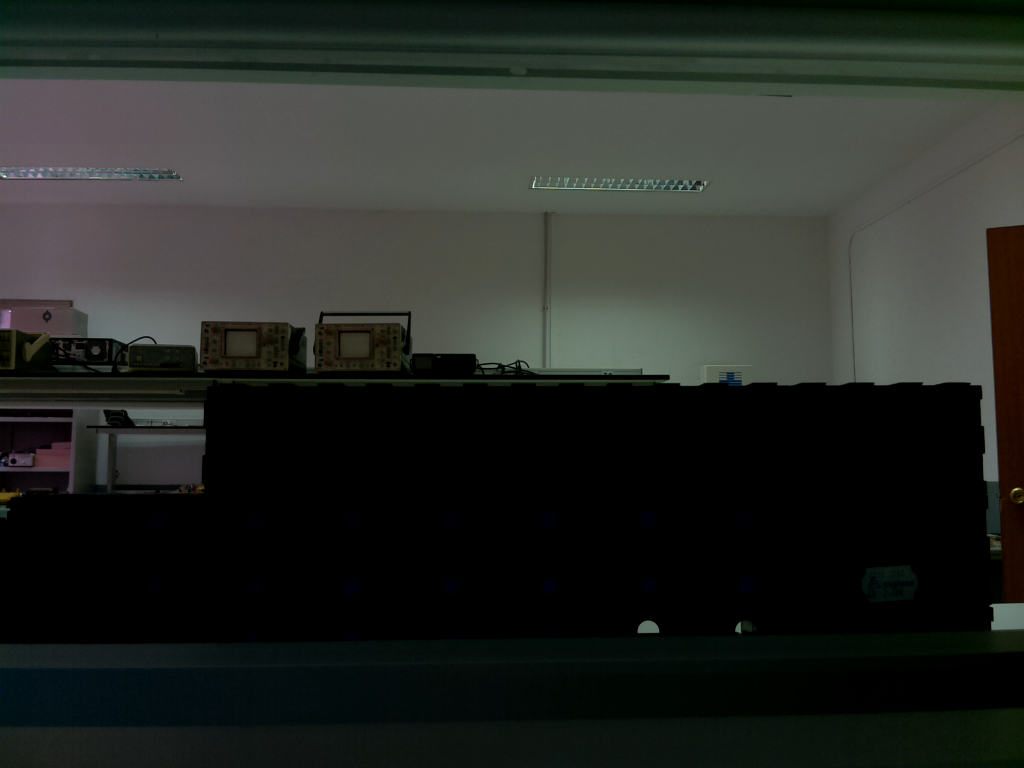
#> input picture test.bmp, 1024 x 768 px, given in place of test.bmp.bmp, which was not available
$ python pintar.py
#> lines starting #> are read from the running program, lines starting #| are printed output that depends on the picture; pictures that were not available may be replaced by others from this repository, and a replacement may not be noted
#!/usr/bin/env python
# -*- coding: utf-8 -*-
from __future__ import print_function
#import os
from PIL import Image
from PIL import ImageFont, ImageDraw
from vectores import *

#abrimos la imagen con identificador im
nombre_img = raw_input('Introduce el nombre del archivo bmp sin la extensión: ')
#> the answer given: test.bmp
im = Image.open(nombre_img +".bmp")
#> im is the input picture: PIL image 1024x768 RGB; mean R, G, B 36.9, 40.2, 36.1
#veamos su información
print(im.format, im.size, im.mode)
#| BMP (1024, 768) RGB
#check para ver que está en bmp
while im.format != 'BMP':
    im = Image.open(raw_input('La imagen debe estar en formato BMP. Inténtalo de nuevo: '))
    print(im.format, im.size, im.mode)

#guardamos ancho y alto en píxeles.
ancho = im.width
#> ancho = 1024
alto = im.height
#> alto = 768
#establecer los rangos en x e y para el recuadro a cortar.
left = ancho/4
#> left = 256
top = alto/4
#> top = 192
right = 3 * ancho/4
#> right = 768
bottom = 3 * alto/4
#> bottom = 576
recorte = im.crop((left, top, right, bottom))
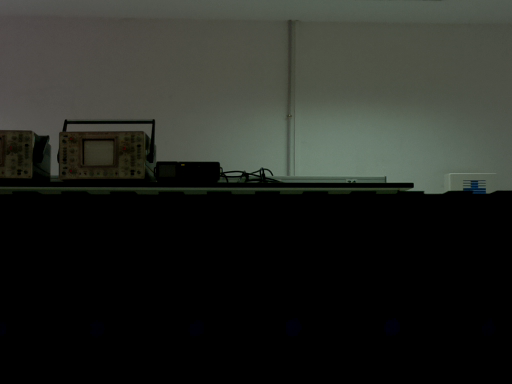
#> recorte: PIL image 512x384 RGB; mean R, G, B 37.1, 39.2, 34.3
draw = ImageDraw.Draw(recorte)
font = ImageFont.truetype("./sans_seriff.ttf", 50);
draw.text((0, 0),"Máximo de temperatura",(255,255,255),font=font)
recorte.show()
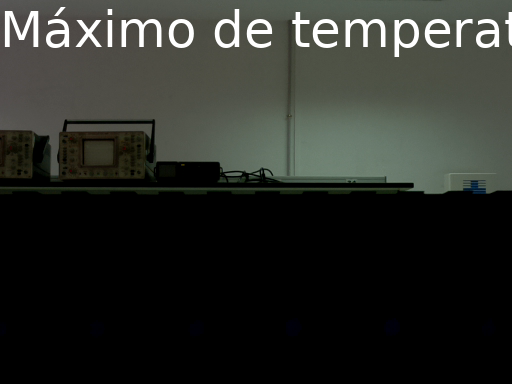
#> shown: PIL image 512x384 RGB; mean R, G, B 41.9, 44.1, 39.4
coords = (0,0, 100,100)
grosor = 10
rect = ImageDraw.Draw(im)
for i in range(grosor):
    rect.rectangle(coords, outline = "blue")
    coords = (coords[0]+1,coords[1]+1, coords[2]+1,coords[3]+1)

im.show()
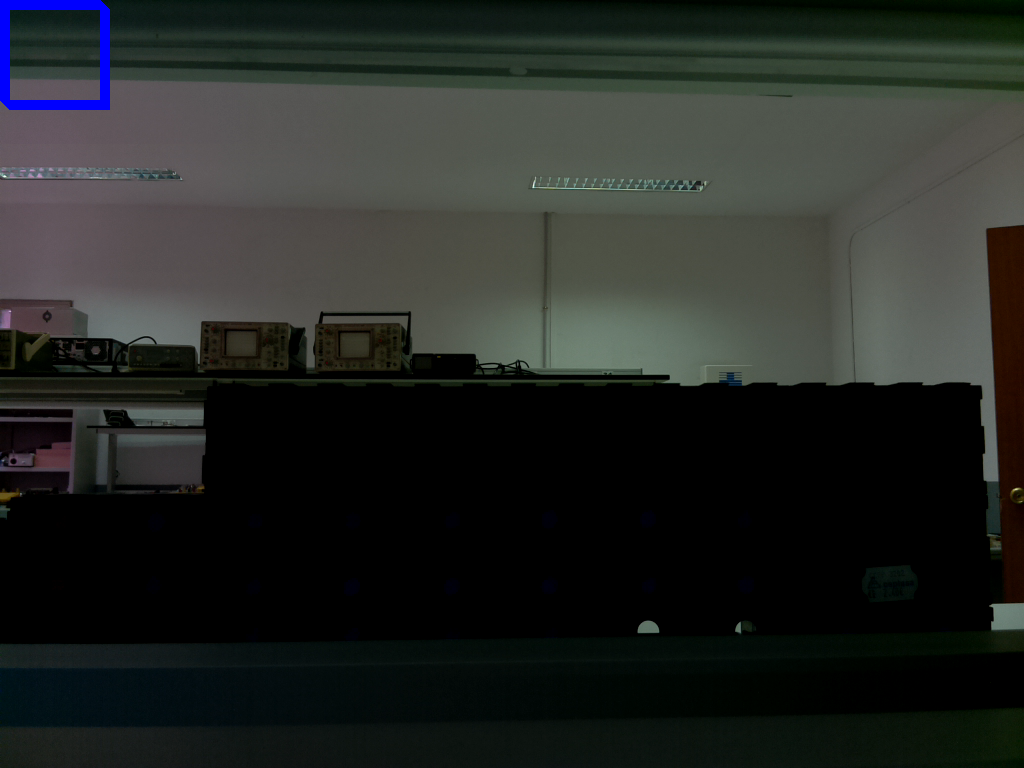
#> shown: PIL image 1024x768 RGB; mean R, G, B 36.7, 39.9, 37.1
